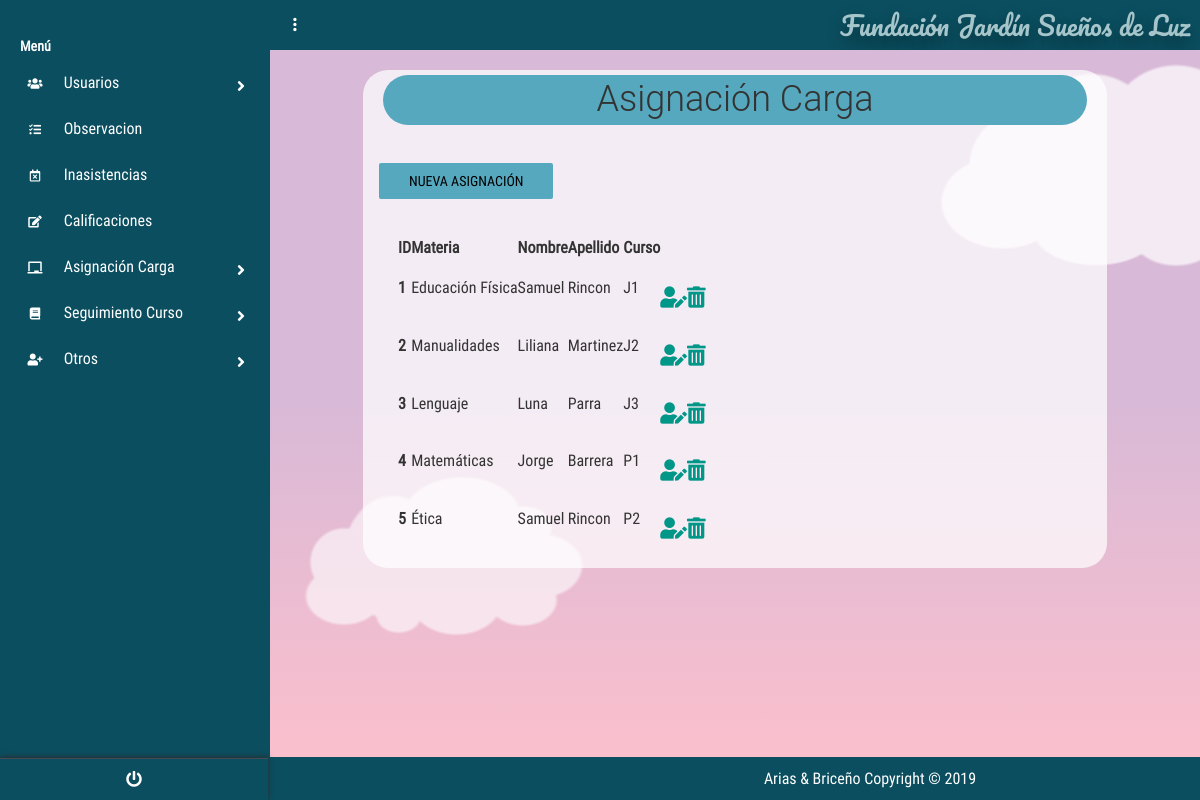
Page /?c=AsignacionCarga&a=Index (signed in) on the committed database.
### tables this page shows
create table ASIGNACIONCARGA
(
id_Asignacion INT PRIMARY KEY auto_increment ,
id_Materia_FK INT ,
id_Usuario_KFFK INT ,
id_Curso_FKF int ,
fecha_Asignacion DATE not null
);

create table MATERIA
(
id_Materia INT PRIMARY KEY auto_increment ,
nombre_Materia VARCHAR (50) not null,
horasSemanales_Materia INT not null
);

create table Usuario
(
id_Usuario int PRIMARY KEY auto_increment ,
user_Usuario varchar (50) not null,
password_Usuario varchar (8) not null,
nombre_Usuario varchar (50) not null,
apellido_Usuario varchar (50) not null,
tipoDoc_Usuario varchar (50) not null,
doc_Usuario bigint not null,
estado_Usuario varchar (50) not null,
id_tipoUsuario_FK int ,
id_Especialidad_FK int 
);

create table CURSO
(
id_Curso int PRIMARY KEY auto_increment ,
codigo_Curso VARCHAR (50) not null
);

### controllers/AsignacionCargaController.php (called while the page is built, shortened)
<?php
require_once "./models/AsignacionCargaModel.php";
class AsignacionCargaController{
    public function __CONSTRUCT(){
        $this->mode = new AsignacionCargaModel();
    }
    public function Index(){
        include_once './views/AsignacionCarga/AsignacionCargaCon.php';
    }
}

### models/Conexion.php (called while the page is built)
<?php
class Conexion{
    public static function conectar(){
        $PDO = new PDO("mysql:host=localhost;dbname=dbfundacion;charset=utf8","root","");
        $PDO->setAttribute(PDO::ATTR_ERRMODE,PDO::ERRMODE_EXCEPTION);
        return $PDO;
    }
}
?>

### models/AsignacionCargaModel.php (called while the page is built, shortened)
<?php
class AsignacionCargaModel{
    public $CNX;
    public function __construct(){
        try {
            $this->CNX= Conexion::conectar();
        } catch (Exception $e) {
            die($e->getMessage());
        }
    }
    public function listar_AsignacionCarga(){
        try {
            $query= "SELECT id_Asignacion,
            id_Materia_FK,
            nombre_Materia,
            id_Usuario_KFFK,
            nombre_Usuario,
            apellido_Usuario,
            id_Curso_FKF,
            codigo_Curso,
            fecha_Asignacion
            from ASIGNACIONCARGA
            inner join Materia on Materia.id_Materia=ASIGNACIONCARGA.id_Materia_FK
            inner join Curso on Curso.id_Curso=ASIGNACIONCARGA.id_Curso_FKF
            inner join USUARIO on Usuario.id_Usuario=ASIGNACIONCARGA.id_Usuario_KFFK";
            $stm = $this->CNX->prepare($query);
            $stm->execute();
            return $stm->fetchAll(PDO::FETCH_OBJ);
        } catch (Exception $e){
            die($e ->getMessage());
        }
    }
}

### views/AsignacionCarga/AsignacionCargaCon.php (the view, shortened to what this page needs)
<!DOCTYPE html>
<html lang="es">
<head>
    <link rel='stylesheet' href='https://cdnjs.cloudflare.com/ajax/libs/twitter-bootstrap/4.1.1/css/bootstrap.css'>
    <link rel='stylesheet' href='https://use.fontawesome.com/releases/v5.0.13/css/all.css'>
    <link rel="stylesheet" href="<?php echo SERVERURL; ?>assets/css/main.css">
    <link rel="stylesheet" href="<?php echo SERVERURL; ?>assets/css/style.css">
    <link rel="stylesheet" href="<?php echo SERVERURL; ?>assets/css/menu_Lateral.css">
    <link rel="stylesheet" href="<?php echo SERVERURL; ?>assets/css/main.css">
    <link href="https://unpkg.com/bootstrap-table@1.18.0/dist/bootstrap-table.min.css" rel="stylesheet">
</head>
<body>
    <?php include "./views/modules/navlateral.php" ?>
    <section class="full-box dashboard-contentPage">
        <?php include "./views/modules/navbar.php" ?>
        <div class="container">
            <div class="titles">
                <h1 class="tituloa ">Asignación Carga</h1>
                <div class="form-group" id="botones">
                    <a href="?c=AsignacionCarga&a=nuevo" class="boton btn btn-info botones">Nueva Asignación</a>
                </div>
            </div>
            <div class="tablas">
            <table id="table" data-toggle="table" data-height="auto" data-search="true" data-show-refresh="false"
                data-show-columns="true" data-buttons-toolbar=".buttons-toolbar">
                <thead">
                    <tr>
                        <th data-field="ID">ID</th>
                        <th data-field="materia">Materia</th>
                        <th data-field="nombre_Usuario">Nombre</th>
                        <th data-field="apellido_Usuario">Apellido</th>
                        <th data-field="Curso">Curso</th>
                        <th data-field="editar"></th>
                        <th data-field="eliminar"></th>
                    </tr>
                <tbody>
                    <?php foreach ($this->mode->listar_AsignacionCarga() as $k ) : ?>
                    <tr>
                        <th data-field="ID" scope="row"><?php echo $k->id_Asignacion; ?></th>
                        <td data-field="materia"><?php echo $k->nombre_Materia; ?></td>
                        <td data-field="nombre_Usuario"><?php echo $k->nombre_Usuario; ?></td>
                        <td data-field="apellido_Usuario"><?php echo $k->apellido_Usuario; ?></td>
                        <td data-field="Curso"><?php echo $k->codigo_Curso; ?></td>
                        <th data-field="editar">
                            <div class="form-group" id="botones">
                                <a href="?c=AsignacionCarga&a=nuevo&id_Asignacion=<?php echo $k->id_Asignacion;?>"  class="fas fa-user-edit fa-lg " ></a>
                            </div>
                        </th>
                        <th data-field="eliminar">
                        <div class="form-group" id="botones">
                                <a onclick="javascript:return confirm('¿Desea eliminar el registro?');
                                " href="?c=AsignacionCarga&a=g_Eliminar_AsignacionCarga&id_Asignacion=<?php echo $k->id_Asignacion;?>"
                                 class="fas fa-trash-alt fa-lg"></a>
                            </div>
                        </th>
                    </tr>
                    <?php endforeach; ?>
                </tbody>
            </table>
</div>
        </div>
        <?php include "./views/modules/fondo_Form.php" ?>
    </section>
</body>
</html>

### assets/css/main.css (style rules this page uses)
body, html { background-color: #0b4e5f; width: 100%; height: 100%; margin: 0; padding: 0; position: relative; font-size: 16px; font-family: 'RobotoCondensed'; overflow: hidden; }
.full-box { margin: 0; padding: 0; width: 100%; box-sizing: border-box; }
.container { background-color: rgba(255, 255, 255, 0.726); margin-top:20px; border-radius:25px; width:80%; }
.tablas,h1 { margin:20px }
h1 { text-align: center; padding: 5px; margin: 5px; }
form .btn, .botones { background-color: #56a8be; border-color: #56a8be; }
.tituloa { background-color: #56a8be; border-color: #56a8be; border-radius: 1em; }
.dashboard-sideBar, .dashboard-contentPage { position: absolute; top: 0; height: 100%; transition: all .3s ease-in-out; }
.dashboard-contentPage { right: 0; z-index: 1; padding-left: 270px; }
.btn:not(.btn-raised).btn-info, .input-group-btn .btn:not(.btn-raised).btn-info { color: #000000; }

### assets/css/menu_Lateral.css (style rules this page uses)
body { font-size: 0.9rem; }

### views/modules/fondo_Form.php (style rules this page uses)
html { box-sizing: border-box; }
*, *:before, *:after { box-sizing: inherit; }
body { margin: 0; background: linear-gradient(#d8b9d7 50%, #ffc0cb); min-height: 100vh; display: flex; justify-content: center; align-items: center; overflow: hidden; position: relative; }

### rows in the picture
asignacioncarga: id_Asignacion "1", id_Materia_FK.nombre_Materia "Educación Física", id_Usuario_KFFK.nombre_Usuario "Samuel", id_Usuario_KFFK.apellido_Usuario "Rincon", id_Curso_FKF.codigo_Curso "J1"
asignacioncarga: id_Asignacion "2", id_Materia_FK.nombre_Materia "Manualidades", id_Usuario_KFFK.nombre_Usuario "Liliana", id_Usuario_KFFK.apellido_Usuario "Martinez", id_Curso_FKF.codigo_Curso "J2"
asignacioncarga: id_Asignacion "3", id_Materia_FK.nombre_Materia "Lenguaje", id_Usuario_KFFK.nombre_Usuario "Luna", id_Usuario_KFFK.apellido_Usuario "Parra", id_Curso_FKF.codigo_Curso "J3"
asignacioncarga: id_Asignacion "4", id_Materia_FK.nombre_Materia "Matemáticas", id_Usuario_KFFK.nombre_Usuario "Jorge", id_Usuario_KFFK.apellido_Usuario "Barrera", id_Curso_FKF.codigo_Curso "P1"
asignacioncarga: id_Asignacion "5", id_Materia_FK.nombre_Materia "Ética", id_Usuario_KFFK.nombre_Usuario "Samuel", id_Usuario_KFFK.apellido_Usuario "Rincon", id_Curso_FKF.codigo_Curso "P2"

### other values in the picture
NOMBREPROYECTO "Fundación Jardín Sueños de Luz"
